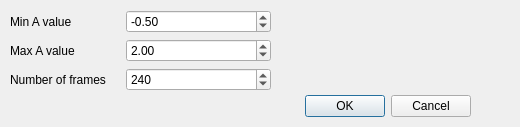
<?xml version="1.0" encoding="UTF-8"?>
<ui version="4.0">
 <class>anim_window</class>
 <widget class="QDialog" name="anim_window">
  <property name="geometry">
   <rect>
    <x>0</x>
    <y>0</y>
    <width>520</width>
    <height>127</height>
   </rect>
  </property>
  <property name="sizePolicy">
   <sizepolicy hsizetype="Fixed" vsizetype="Fixed">
    <horstretch>0</horstretch>
    <verstretch>0</verstretch>
   </sizepolicy>
  </property>
  <property name="windowTitle">
   <string>Dialog</string>
  </property>
  <widget class="QDialogButtonBox" name="buttonBox">
   <property name="geometry">
    <rect>
     <x>130</x>
     <y>90</y>
     <width>341</width>
     <height>32</height>
    </rect>
   </property>
   <property name="orientation">
    <enum>Qt::Horizontal</enum>
   </property>
   <property name="standardButtons">
    <set>QDialogButtonBox::Cancel|QDialogButtonBox::Ok</set>
   </property>
  </widget>
  <widget class="QWidget" name="formLayoutWidget">
   <property name="geometry">
    <rect>
     <x>10</x>
     <y>10</y>
     <width>261</width>
     <height>111</height>
    </rect>
   </property>
   <layout class="QFormLayout" name="formLayout">
    <property name="horizontalSpacing">
     <number>20</number>
    </property>
    <item row="2" column="0">
     <widget class="QLabel" name="label_2">
      <property name="text">
       <string>Max A value</string>
      </property>
     </widget>
    </item>
    <item row="3" column="0">
     <widget class="QLabel" name="label_3">
      <property name="text">
       <string>Number of frames</string>
      </property>
     </widget>
    </item>
    <item row="1" column="0">
     <widget class="QLabel" name="label">
      <property name="text">
       <string>Min A value</string>
      </property>
     </widget>
    </item>
    <item row="1" column="1">
     <widget class="QDoubleSpinBox" name="min_A_box">
      <property name="decimals">
       <number>2</number>
      </property>
      <property name="minimum">
       <double>-100.000000000000000</double>
      </property>
      <property name="maximum">
       <double>100.000000000000000</double>
      </property>
      <property name="singleStep">
       <double>0.100000000000000</double>
      </property>
      <property name="value">
       <double>-0.500000000000000</double>
      </property>
     </widget>
    </item>
    <item row="3" column="1">
     <widget class="QSpinBox" name="frame_bpx">
      <property name="minimum">
       <number>1</number>
      </property>
      <property name="maximum">
       <number>2000</number>
      </property>
      <property name="value">
       <number>240</number>
      </property>
     </widget>
    </item>
    <item row="2" column="1">
     <widget class="QDoubleSpinBox" name="max_A_box">
      <property name="decimals">
       <number>2</number>
      </property>
      <property name="minimum">
       <double>-100.000000000000000</double>
      </property>
      <property name="maximum">
       <double>100.000000000000000</double>
      </property>
      <property name="singleStep">
       <double>0.100000000000000</double>
      </property>
      <property name="value">
       <double>2.000000000000000</double>
      </property>
     </widget>
    </item>
   </layout>
  </widget>
 </widget>
 <resources/>
 <connections>
  <connection>
   <sender>buttonBox</sender>
   <signal>accepted()</signal>
   <receiver>anim_window</receiver>
   <slot>accept()</slot>
   <hints>
    <hint type="sourcelabel">
     <x>248</x>
     <y>254</y>
    </hint>
    <hint type="destinationlabel">
     <x>157</x>
     <y>274</y>
    </hint>
   </hints>
  </connection>
  <connection>
   <sender>buttonBox</sender>
   <signal>rejected()</signal>
   <receiver>anim_window</receiver>
   <slot>reject()</slot>
   <hints>
    <hint type="sourcelabel">
     <x>316</x>
     <y>260</y>
    </hint>
    <hint type="destinationlabel">
     <x>286</x>
     <y>274</y>
    </hint>
   </hints>
  </connection>
 </connections>
</ui>
